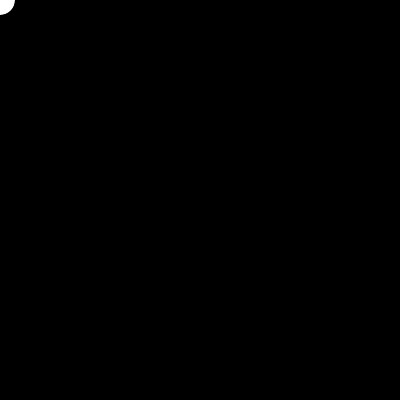
Frame 1 (no input)
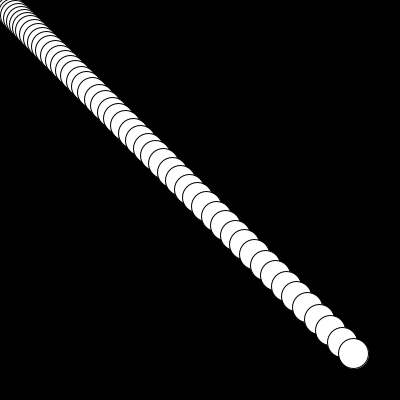
Frame 60 (the mouse pressed at the canvas centre just before this capture)
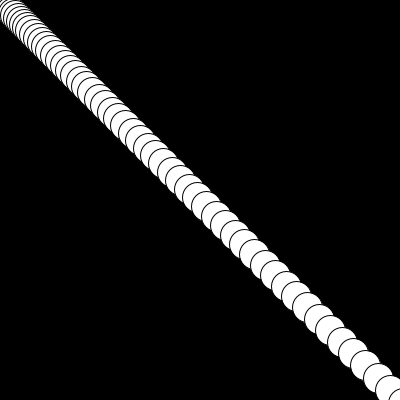
Frame 120 (the mouse held since frame 60 and released just before this capture)

The Processing sketch that drew these frames (run headless with seeded random() and noise(); from frame 60 on, the mouse is pressed at the canvas centre):

// Processing sketch: ex04_02
// ── ex04_02.pde
// 원의 가속 이동

float x = 0, y = 0;
float velocity_x = 0, velocity_y = 0;
float accel_x = 0.2, accel_y = 0.2;

void setup() {
  size(400, 400);
  background(0);
}

void draw() {
  ellipse(x, y, 30, 30);
  velocity_x += accel_x;
  velocity_y += accel_y;  
  x += velocity_x;
  y += velocity_y;
}
